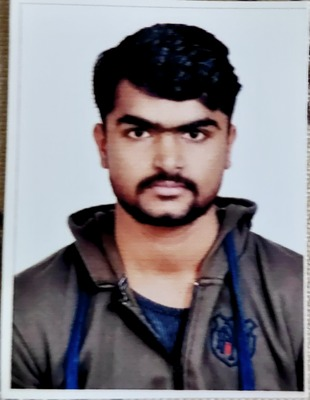
#> input picture Images/1.jpg, 310 x 400 px, given in place of the camera
$ python add_faces.py
#> lines starting #> are read from the running program, lines starting #| are printed output that depends on the picture; after the words box and inside, x2 and y2 are one past the last pixel; in counts of white or black regions, pixels touching at a corner belong together
from pathlib import Path
import pickle

import cv2
import numpy as np


ROOT = Path(__file__).resolve().parent
DATA_DIR = ROOT / "data"
FACES_FILE = DATA_DIR / "faces_data.pkl"
NAMES_FILE = DATA_DIR / "names.pkl"
CASCADE_FILE = DATA_DIR / "haarcascade_frontalface_default.xml"

SAMPLE_COUNT = 30   # ← reduced from 100; 30 is plenty for KNN


def main() -> None:
    video = cv2.VideoCapture(0)
    if not video.isOpened():
        raise RuntimeError("Could not open webcam.")

    facedetect = cv2.CascadeClassifier(str(CASCADE_FILE))
    if facedetect.empty():
        raise RuntimeError(f"Could not load cascade file: {CASCADE_FILE}")

    faces_data = []
    i = 0

    name = input("Enter Your Name: ").strip()
#> the answer given: Images/1.jpg
    if not name:
        raise ValueError("Name cannot be empty.")

    print(f"Collecting {SAMPLE_COUNT} face samples — look at the camera...")

    while True:
        ret, frame = video.read()
#> frame is the input picture: shape (400, 310, 3); mean B, G, R 133.6, 127.8, 131.4
        if not ret:
            continue

        gray = cv2.cvtColor(frame, cv2.COLOR_BGR2GRAY)
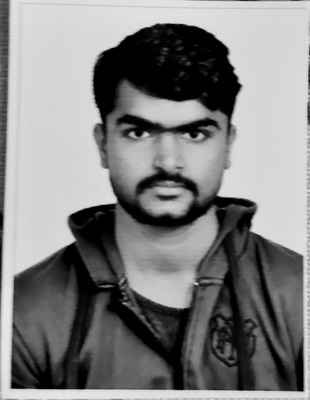
#> gray: shape (400, 310); min 0, max 233, mean 129.5
        faces = facedetect.detectMultiScale(gray, 1.3, 5)
#> faces = [[87, 70, 159, 159]]

        for (x, y, w, h) in faces:
            crop_img = frame[y:y + h, x:x + w, :]
            resized_img = cv2.resize(crop_img, (50, 50))
            if len(faces_data) < SAMPLE_COUNT and i % 5 == 0:
                faces_data.append(resized_img)
            i += 1

            # Progress bar drawn on frame
            progress = len(faces_data) / SAMPLE_COUNT
            bar_w = 300
            filled = int(bar_w * progress)
            cv2.rectangle(frame, (30, 30), (30 + bar_w, 58), (40, 40, 40), -1)
            cv2.rectangle(frame, (30, 30), (30 + filled, 58), (50, 200, 120), -1)
            cv2.putText(frame, f"Samples: {len(faces_data)}/{SAMPLE_COUNT}",
                        (30, 80), cv2.FONT_HERSHEY_SIMPLEX, 0.65, (255, 255, 255), 1)
            cv2.rectangle(frame, (x, y), (x + w, y + h), (50, 200, 120), 2)
#> this loop made 1 pass
#> (x, y, w, h, i, progress, bar_w, filled) on pass 1: (87, 70, 159, 159, 1, 0.0333, 300, 10)
#> pass 1, in main, `crop_img = frame[y:y + h, x:x + w, :]`:
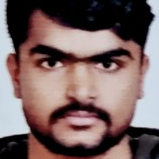
#> crop_img: shape (159, 159, 3); mean B, G, R 97.7, 98.8, 119.8
#> pass 1, in main, `resized_img = cv2.resize(crop_img, (50, 50))`:
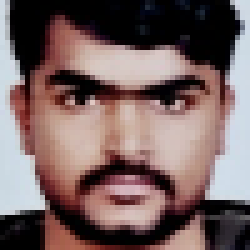
#> resized_img: shape (50, 50, 3) (shown 5 times larger); mean B, G, R 97.4, 98.6, 119.6
#> after the loop:
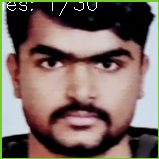
#> crop_img: shape (159, 159, 3); 4.23% of pixels changed, all inside (x1, y1, x2, y2) = (0, 0, 159, 159)
#> after the loop:
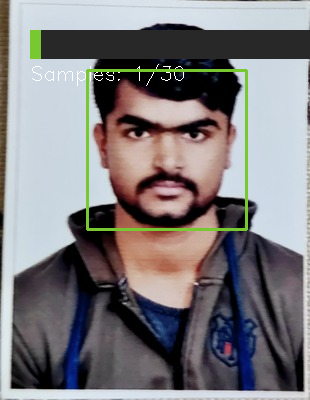
#> frame: shape (400, 310, 3); 8.32% of pixels changed, all inside (x1, y1, x2, y2) = (30, 30, 310, 231)
#> after the loop, faces_data = 1 item; i = 1

        cv2.imshow("Add Face — press Q to cancel", frame)
        k = cv2.waitKey(1)
#> (key q is pressed here)
        if k == ord('q') or len(faces_data) == SAMPLE_COUNT:
            break

    video.release()
    cv2.destroyAllWindows()

    collected = len(faces_data)
#> collected = 1
    if collected < SAMPLE_COUNT:
        print(f"Only collected {collected} samples. Try again with better lighting.")
#| Only collected 1 samples. Try again with better lighting.
        return

    print(f"Done! Saving {collected} samples for '{name}'...")

    faces_data = np.asarray(faces_data).reshape(SAMPLE_COUNT, -1)
    DATA_DIR.mkdir(parents=True, exist_ok=True)

    # Save names
    if not NAMES_FILE.exists():
        names = [name] * SAMPLE_COUNT
    else:
        with open(NAMES_FILE, 'rb') as f:
            names = pickle.load(f)
        names = list(names) + [name] * SAMPLE_COUNT

    with open(NAMES_FILE, 'wb') as f:
        pickle.dump(names, f)

    # Save faces
    if not FACES_FILE.exists():
        with open(FACES_FILE, 'wb') as f:
            pickle.dump(faces_data, f)
    else:
        with open(FACES_FILE, 'rb') as f:
            existing = pickle.load(f)
        faces_data = np.append(existing, faces_data, axis=0)
        with open(FACES_FILE, 'wb') as f:
            pickle.dump(faces_data, f)

    print(f"'{name}' registered successfully!")


if __name__ == "__main__":
    main()

$ run again, on Images/10.jfif
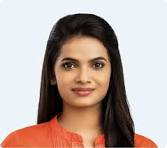
#> input picture Images/10.jfif, 167 x 148 px, given in place of the camera
#> in main, frame is the input picture: shape (148, 167, 3); mean B, G, R 160.5, 167.2, 184.8
#> faces = [[47, 38, 70, 70]]
#> the loop in main, `for (x, y, w, h) in faces:` made 1 pass
#> (x, y, w, h, i, progress, bar_w, filled) on pass 1: (47, 38, 70, 70, 1, 0.0333, 300, 10)
#> after the loop in main, `for (x, y, w, h) in faces:`:
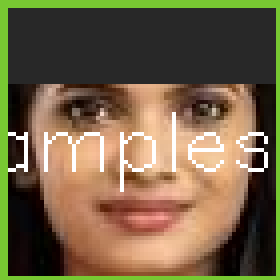
#> crop_img: shape (70, 70, 3) (shown 4 times larger); mean B, G, R 70.1, 97.9, 115.6
#> after the loop in main, `for (x, y, w, h) in faces:`:
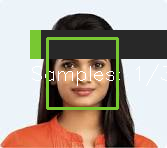
#> frame: shape (148, 167, 3); 19.14% of pixels changed, all inside (x1, y1, x2, y2) = (30, 30, 167, 110)
#> after the loop in main, `for (x, y, w, h) in faces:`: faces_data = 1 item; i = 1
#| Only collected 1 samples. Try again with better lighting.

$ run again, on Images/10.png
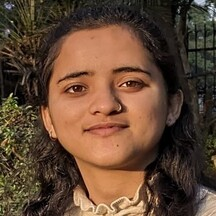
#> input picture Images/10.png, 216 x 216 px, given in place of the camera
#> in main, frame is the input picture: shape (216, 216, 3); mean B, G, R 52.4, 71.1, 97.7
#> in main, `gray = cv2.cvtColor(frame, cv2.COLOR_BGR2GRAY)`:
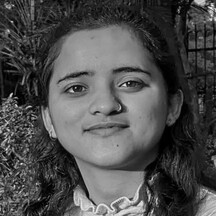
#> gray: shape (216, 216); min 0, max 244, mean 77
#> faces = [[36, 27, 141, 141]]
#> the loop in main, `for (x, y, w, h) in faces:` made 1 pass
#> (x, y, w, h, i, progress, bar_w, filled) on pass 1: (36, 27, 141, 141, 1, 0.0333, 300, 10)
#> after the loop in main, `for (x, y, w, h) in faces:`:
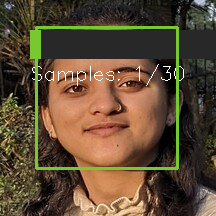
#> frame: shape (216, 216, 3); 15.46% of pixels changed, all inside (x1, y1, x2, y2) = (30, 26, 216, 170)
#> after the loop in main, `for (x, y, w, h) in faces:`: faces_data = 1 item; i = 1
#| Only collected 1 samples. Try again with better lighting.

$ run again, on Images/11.jfif
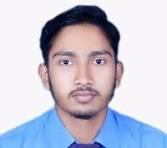
#> input picture Images/11.jfif, 167 x 148 px, given in place of the camera
#> in main, frame is the input picture: shape (148, 167, 3); mean B, G, R 209.7, 194, 193.5
#> faces = [[43, 30, 80, 80]]
#> the loop in main, `for (x, y, w, h) in faces:` made 1 pass
#> (x, y, w, h, i, progress, bar_w, filled) on pass 1: (43, 30, 80, 80, 1, 0.0333, 300, 10)
#> after the loop in main, `for (x, y, w, h) in faces:`:
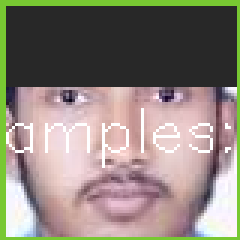
#> crop_img: shape (80, 80, 3) (shown 3 times larger); mean B, G, R 122.3, 130.6, 140.7
#> after the loop in main, `for (x, y, w, h) in faces:`:
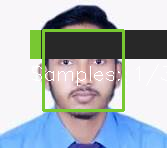
#> frame: shape (148, 167, 3); 19.68% of pixels changed, all inside (x1, y1, x2, y2) = (30, 29, 167, 112)
#> after the loop in main, `for (x, y, w, h) in faces:`: faces_data = 1 item; i = 1
#| Only collected 1 samples. Try again with better lighting.
